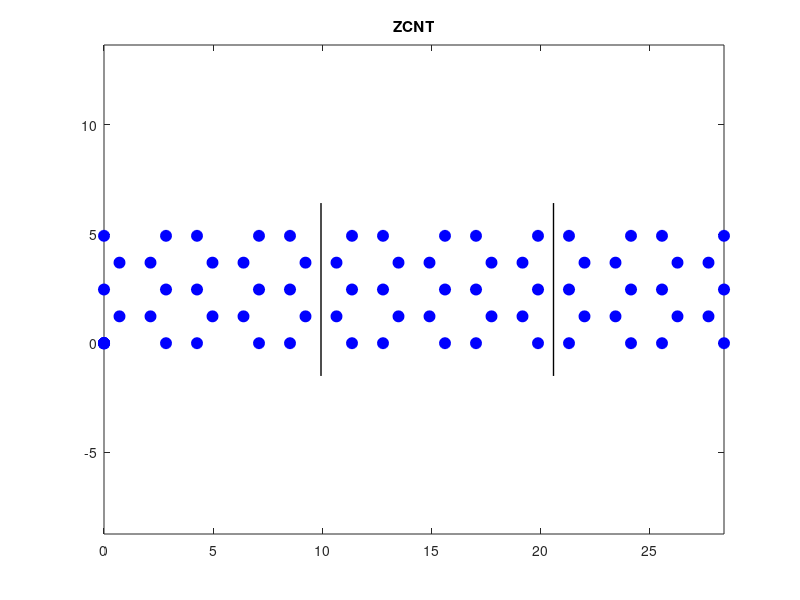
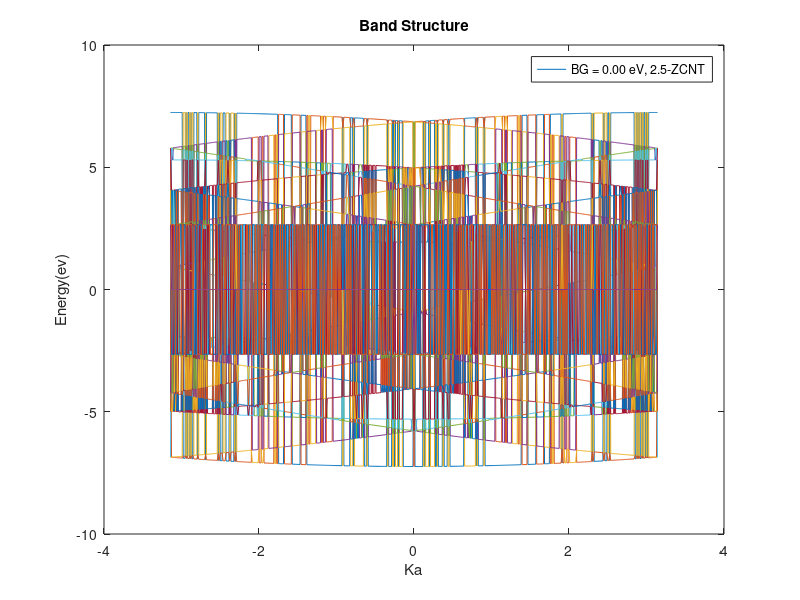

Source code (MATLAB) for these figures, in order:
close all;
clear;
clc;
fprintf('\t\t\tZigzag Carbon Nanotube (E-K Diagram)\n\n\n');

n = input('Input 2 * index of your ZCNT: ');  % Number of atoms on the edge of ZCNT.
N_Ring_Unit = input('Enter number of rings in ZCNT: ');     % Number of rings in unit cell

N_Total_Plot = (n*N_Ring_Unit*3);    % Number of atoms in the Plot

% Basic Distances in Carbon Honey-Comb Structure
a0 = 1.42;      % Lattice Constant (in Agnestrom)
d1=a0;          % First-neighbours distance = a0
d2=a0*sqrt(3);  % Second-neighbours distance = a0*sqrt(3)
d3=2*a0;        % Third-neighbours distance
mrg = 0.01;    % Margin needed in calculations (small value)

% Hopping Parameters
eps=0;       % On site potential for Carbon
t1=-2.65;       % First-neighbour interaction potential
t2=0;        % Second-neighbour interaction potential
t3=0;           % Third-neighbour interaction potential

D_w = ((n-1)*(a0*sqrt(3)/2));
Unit_L = N_Ring_Unit*1.5*a0;
D_r = (D_w + a0*sind(60))/(2*pi);      % Tube Radius of CNT
fprintf('Device Radius = %.2f nm \n\n',D_r/10);
fprintf('Generating atoms sites...');

% Assigning Geometric position to each atom
atom_x=zeros(1,N_Total_Plot);     % X site of atoms
atom_y=zeros(1,N_Total_Plot);     % Y site of atoms


if mod(n,2) == 0
    for j=1:(N_Ring_Unit/2)*3
        for i=1:n/2
            atom_x(2*(i-1)+1 +(j-1)*2*n)=0 + (j-1)*d1*3;       atom_x(2*i +(j-1)*2*n)=d1/2 + (j-1)*d1*3;
            atom_y(2*(i-1)+1 +(j-1)*2*n)=(i-1)*d1*sqrt(3);     atom_y(2*i +(j-1)*2*n)=(i-.5)*d1*sqrt(3);
            
            atom_x(2*(i-1)+1 +n +(j-1)*2*n)=d1*2 + (j-1)*d1*3;    atom_x(2*i +n +(j-1)*2*n)=d1*1.5 + (j-1)*d1*3;
            atom_y(2*(i-1)+1 +n +(j-1)*2*n)=(i-1)*d1*sqrt(3);     atom_y(2*i +n +(j-1)*2*n)=(i-.5)*d1*sqrt(3);
        end
    end
else
    for j=1:(N_Ring_Unit/2)*3
        for i=1:n/2
            atom_x(2*(i-1)+1 +(j-1)*2*n)=0 + (j-1)*d1*3;       atom_x(2*i +(j-1)*2*n)=d1/2 + (j-1)*d1*3;
            atom_y(2*(i-1)+1 +(j-1)*2*n)=(i-1)*d1*sqrt(3);     atom_y(2*i +(j-1)*2*n)=(i-.5)*d1*sqrt(3);
            
            atom_x(2*(i-1)+1 +n +(j-1)*2*n)=d1*2 + (j-1)*d1*3;    atom_x(2*i +n +(j-1)*2*n)=d1*1.5 + (j-1)*d1*3;
            atom_y(2*(i-1)+1 +n +(j-1)*2*n)=(i-1)*d1*sqrt(3);     atom_y(2*i +n +(j-1)*2*n)=(i-.5)*d1*sqrt(3);
        end
        
        atom_x(n +(j-1)*2*n)=0 + (j-1)*d1*3;
        atom_y(n +(j-1)*2*n)=(floor(n/2))*d1*sqrt(3);
        
        atom_x(2*n +(j-1)*2*n)=d1*2 + (j-1)*d1*3;
        atom_y(2*n +(j-1)*2*n)=(floor(n/2))*d1*sqrt(3);
    end
end

% Plotting the atoms
for i=1:N_Total_Plot
    plot(atom_x(i),atom_y(i),'o','MarkerSize',8,'MarkerEdgeColor','b','MarkerFaceColor',[0,0,1]);hold on;
    axis equal;
end
title('ZCNT');

%Plot borders of unit cells
line([(Unit_L - 0.5*d1) (Unit_L - 0.5*d1)],[-1.5 (D_w+1.5)],'Color','k','LineWidth',1);
line([(2*Unit_L - 0.5*d1) (2*Unit_L - 0.5*d1)],[-1.5 (D_w+1.5)],'Color','k','LineWidth',1);

fprintf('\t\t\t-> Done!\n\n');
fprintf('Making Hamiltonians...');
N_Unit = n*N_Ring_Unit; % The number of atoms in each unit cell

atom_x0 = zeros(1,N_Unit);
atom_y0 = zeros(1,N_Unit);

atom_xl = zeros(1,N_Unit);
atom_yl = zeros(1,N_Unit);

atom_xr = zeros(1,N_Unit);
atom_yr = zeros(1,N_Unit);

% Hamiltonian matrices
H0=zeros(N_Unit,N_Unit);
HL=zeros(N_Unit,N_Unit);
HR=zeros(N_Unit,N_Unit);

for i=1:N_Unit
    atom_xl(i)=atom_x(i);
    atom_yl(i)=atom_y(i);
end

for i=1:N_Unit
    atom_x0(i)=atom_x(i+N_Unit);
    atom_y0(i)=atom_y(i+N_Unit);
end

for i=1:N_Unit
    atom_xr(i)=atom_x(i+2*N_Unit);
    atom_yr(i)=atom_y(i+2*N_Unit);
end

Rows_Interval = d1*sind(60);
Roll_Over = D_w + Rows_Interval;

% Generate H0
for j=1:N_Unit
    for i=1:N_Unit
        
        dis = sqrt( (atom_x0(j)-atom_x0(i))^2 + (atom_y0(j)-atom_y0(i))^2 );
        
        %We compare the distances and assign a hopping parameter
        if  dis < mrg
            H0(j,i) = eps;
            
        elseif (d1-mrg<dis) && (dis<d1+mrg)
            H0(j,i) = t1;
            
        elseif (d2-mrg<dis) && (dis<d2+mrg)
            H0(j,i) = t2;
            
        elseif (d3-mrg<dis) && (dis<d3+mrg)
            H0(j,i) = t3;
            
        else
            H0(j,i) = 0;
        end
    end
end

for j=1:N_Unit
    
    % Roll over atoms at the edges of AGNR to build Hamiltonian of ZCNT
    if ( (atom_y0(j) == 0) || (atom_y0(j) == Rows_Interval) )
        
        for i=1:N_Unit
            
            dis = sqrt( (atom_x0(j)-atom_x0(i))^2 + ((atom_y0(j)+Roll_Over)-atom_y0(i))^2 );
            
            if (d1-mrg<dis) && (dis<d1+mrg)
                H0(j,i) = t1;
                H0(i,j) = t1;
                
            elseif (d2-mrg<dis) && (dis<d2+mrg)
                H0(j,i) = t2;
                H0(i,j) = t2;
                
            elseif (d3-mrg<dis) && (dis<d3+mrg)
                H0(j,i) = t3;
                H0(i,j) = t3;
            end
        end
    end
end



% Generate HL
for j=1:N_Unit
    for i=1:N_Unit
        
        dis = sqrt( (atom_x0(j)-atom_xl(i))^2 + (atom_y0(j)-atom_yl(i))^2 );
        
        if  dis < mrg
            HL(j,i) = eps;
            
        elseif (d1-mrg<dis) && (dis<d1+mrg)
            HL(j,i) = t1;
            
        elseif (d2-mrg<dis) && (dis<d2+mrg)
            HL(j,i) = t2;
            
        elseif (d3-mrg<dis) && (dis<d3+mrg)
            HL(j,i) = t3;
            
        else
            HL(j,i) = 0;
        end
    end
end

for j=1:N_Unit
    
    % Roll over atoms at the edges of AGNR to biuld Hamiltonian of ZCNT
    if ( (atom_y0(j) == 0) || (atom_y0(j) == Rows_Interval) )
        
        for i=1:N_Unit
            
            dis = sqrt( (atom_x0(j)-atom_xl(i))^2 + ((atom_y0(j)+Roll_Over)-atom_yl(i))^2 );
            
            if (d1-mrg<dis) && (dis<d1+mrg)
                HL(j,i) = t1;
                HL(i,j) = t1;
                
            elseif (d2-mrg<dis) && (dis<d2+mrg)
                HL(j,i) = t2;
                HL(i,j) = t2;
                
            elseif (d3-mrg<dis) && (dis<d3+mrg)
                HL(j,i) = t3;
                HL(i,j) = t3;
            end
        end
    end
end


% Generate HR
for j=1:N_Unit
    for i=1:N_Unit
        
        dis = sqrt( (atom_x0(j)-atom_xr(i))^2 + (atom_y0(j)-atom_yr(i))^2 );
        
        if  dis < mrg
            HR(j,i) = eps;
            
        elseif (d1-mrg<dis) && (dis<d1+mrg)
            HR(j,i) = t1;
            
        elseif (d2-mrg<dis) && (dis<d2+mrg)
            HR(j,i) = t2;
            
        elseif (d3-mrg<dis) && (dis<d3+mrg)
            HR(j,i) = t3;
            
        else
            HR(j,i) = 0;
        end
    end
end

for j=1:N_Unit
    
    % Roll over atoms at the edges of AGNR to biuld Hamiltonian of ZCNT
    if ( (atom_y0(j) == 0) || (atom_y0(j) == Rows_Interval) )
        
        for i=1:N_Unit
            
            dis = sqrt( (atom_x0(j)-atom_xr(i))^2 + ((atom_y0(j)+Roll_Over)-atom_yr(i))^2 );
            
            if (d1-mrg<dis) && (dis<d1+mrg)
                HR(j,i) = t1;
                HR(i,j) = t1;
                
            elseif (d2-mrg<dis) && (dis<d2+mrg)
                HR(j,i) = t2;
                HR(i,j) = t2;
                
            elseif (d3-mrg<dis) && (dis<d3+mrg)
                HR(j,i) = t3;
                HR(i,j) = t3;
            end
        end
    end
end
fprintf('\t\t\t-> Done!\n\n');

disp=[];
p=1;
for ka=-pi:2*pi/500:pi
    HK=H0+HR*exp(1i*ka)+HL*exp(-1i*ka);
    ee=eig(HK);
    disp=[disp,ee];
    
    % Extract bandgap value
    for j=1:length(ee)
        if ee(j)>eps
            g(p)=ee(j);
            p=p+1;
        end
    end
end

%Band Gap
GAP=2*(min(g)-eps); if GAP< 1e-2 GAP=0; end

%Plot E-K diagram
figure();
plot(-pi:2*pi/500:pi,disp);
title('Band Structure');
xlabel('Ka');
ylabel('Energy(ev)');
string = sprintf('BG = %.2f eV, %d-ZCNT',GAP,n/2);
legend(string);
fprintf('\t\t-> done, Pristine Band Gap = %.2f eV\n\n',GAP);
fprintf('\n\n-> Done!\n\n');
fprintf('\n\n\n\t\t\tSimulation Is Complete');